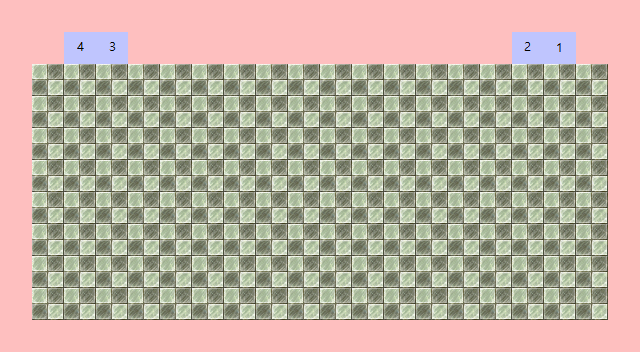

Tiled map render using the project's own tile images. Description and the map definition, with tile-layer contents summarised, below:
An orthogonal 20x11 tile map with 32x32 px tiles, 3 tile layers (Background, Items, MetaInfo), 2 tilesets and 5 objects (SpawnPoint, 1, 2, 3, 4).

<map version="1.0" tiledversion="1.1.1" orientation="orthogonal" renderorder="right-down" width="20" height="11" tilewidth="32" tileheight="32" infinite="0" nextobjectid="9">
 <tileset firstgid="1" name="Meta" tilewidth="32" tileheight="32" spacing="1" margin="1" tilecount="60" columns="12">
  <image source="metaset.png" width="397" height="166" />
  <tile id="0">
   <properties>
    <property name="Wall" value="YES" />
   </properties>
  </tile>
  <tile id="1">
   <properties>
    <property name="Items" value="YES" />
   </properties>
  </tile>
  <tile id="2">
   <properties>
    <property name="Code" value="009_01" />
    <property name="Destination" value="floor" />
    <property name="Entrance" value="YES" />
   </properties>
  </tile>
  <tile id="3">
   <properties>
    <property name="Code" value="009_02" />
    <property name="Destination" value="floor" />
    <property name="Entrance" value="YES" />
   </properties>
  </tile>
  <tile id="4">
   <properties>
    <property name="Code" value="009_03" />
    <property name="Destination" value="floor" />
    <property name="Entrance" value="YES" />
   </properties>
  </tile>
  <tile id="5">
   <properties>
    <property name="Code" value="009_04" />
    <property name="Destination" value="floor" />
    <property name="Entrance" value="YES" />
   </properties>
  </tile>
 </tileset>
 <tileset firstgid="61" name="RPGmaker tile" tilewidth="32" tileheight="32" tilecount="2016" columns="32">
  <image source="RPGmaker tile.png" width="1024" height="2016" />
 </tileset>
 <layer name="Background" width="20" height="11">
  <properties>
   <property name="Address" value="TileMaps/KonyangUniv.Daejeon/JukhunDigitalFacilitie/floor_08/" />
  </properties>
  <data>[220 cells, 200 non-empty, 2 distinct tile ids]</data>
 </layer>
 <objectgroup name="Objects">
  <properties>
   <property name="Name" value="죽헌정보관 8층 9호" />
   <property name="Place" value="009" />
  </properties>
  <object id="1" name="SpawnPoint" x="320" y="224" width="32" height="32" />
  <object id="5" name="1" x="544" y="32" width="32" height="32" />
  <object id="6" name="2" x="512" y="32" width="32" height="32" />
  <object id="7" name="3" x="96" y="32" width="32" height="32" />
  <object id="8" name="4" x="64" y="32" width="32" height="32" />
 </objectgroup>
 <layer name="Items" width="20" height="11">
  <data>[220 cells, 0 non-empty, 0 distinct tile ids]</data>
 </layer>
 <layer name="MetaInfo" width="20" height="11">
  <data>[220 cells, 83 non-empty, 6 distinct tile ids]</data>
 </layer>
</map>
